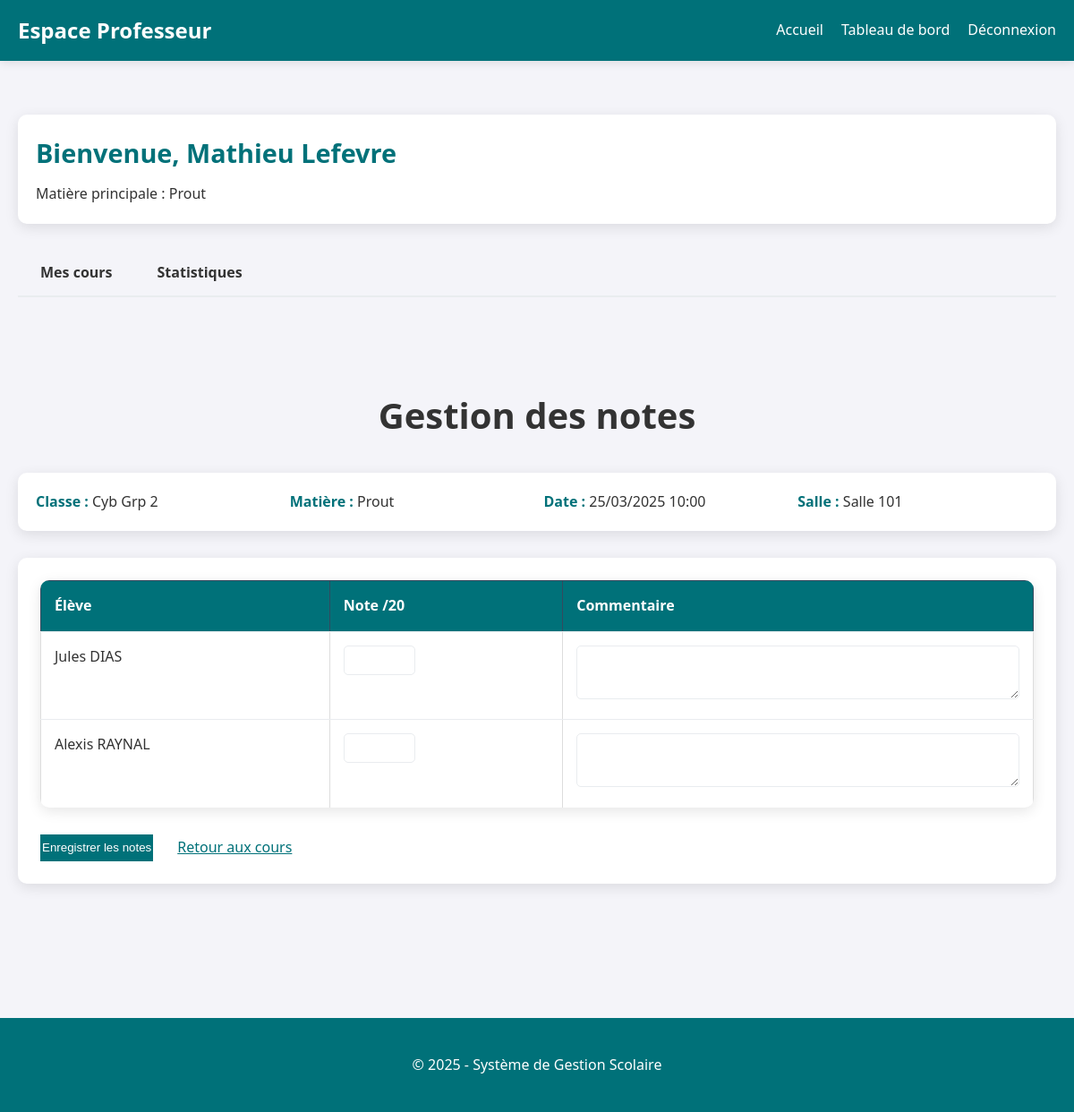
The page /pages/prof.php?view=notes&cours_id=1 (signed in) on the database as committed earlier.
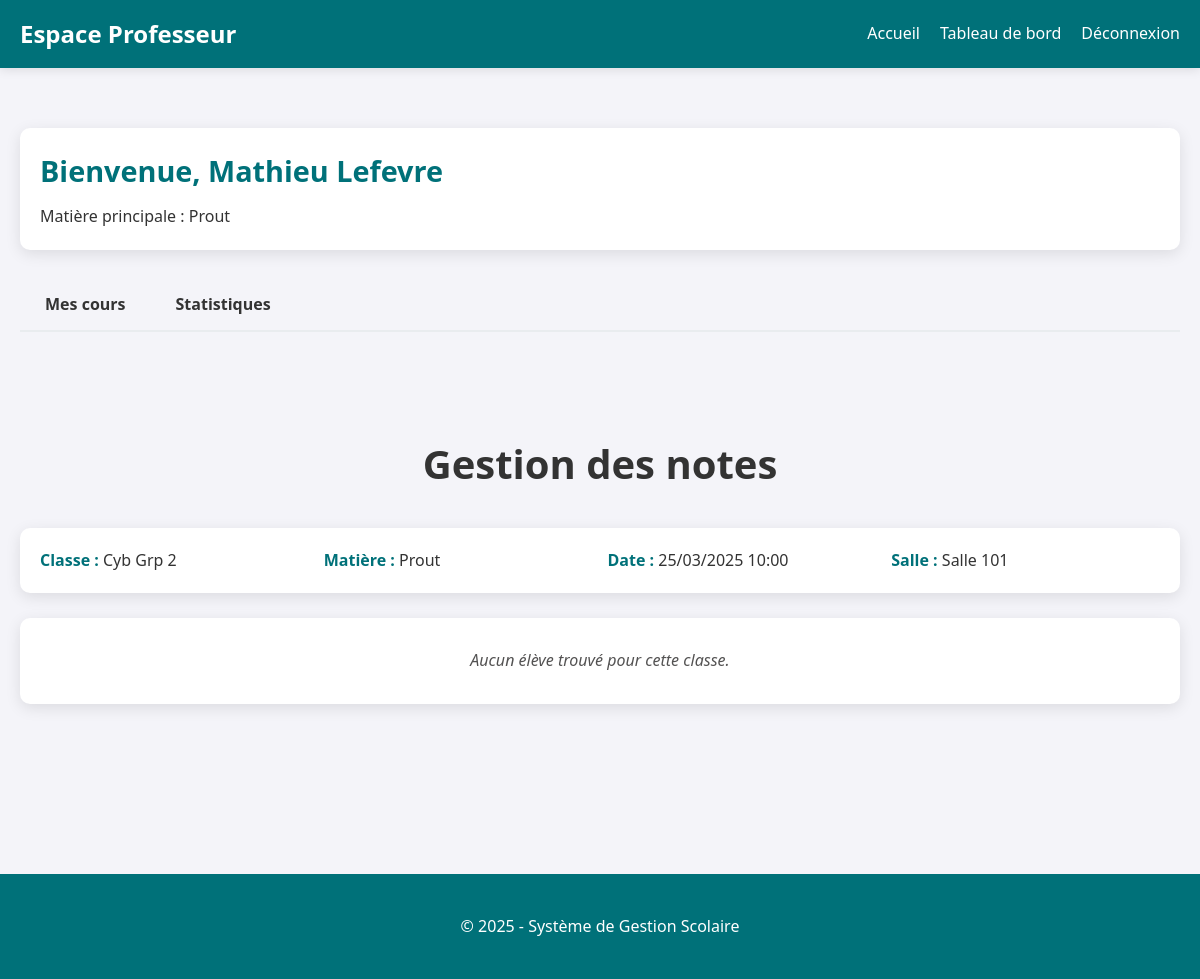
The same page on the database as committed later.
### tables this page shows
CREATE TABLE IF NOT EXISTS profs (
    id INT AUTO_INCREMENT PRIMARY KEY,
    user_id INT NOT NULL UNIQUE,
    nom VARCHAR(50) NOT NULL,
    prenom VARCHAR(50) NOT NULL,
    date_naissance DATE NOT NULL,
    matiere VARCHAR(50) NOT NULL,
    FOREIGN KEY (user_id) REFERENCES users(id) ON DELETE CASCADE
);

CREATE TABLE IF NOT EXISTS cours (
    id INT AUTO_INCREMENT PRIMARY KEY,
    prof_id INT NOT NULL,
    classe VARCHAR(50) NOT NULL,
    matiere VARCHAR(50) NOT NULL,
    horaire DATETIME NOT NULL,
    salle VARCHAR(50) NOT NULL,
    FOREIGN KEY (prof_id) REFERENCES profs(id) ON DELETE CASCADE
);

CREATE TABLE IF NOT EXISTS eleves (
    id INT AUTO_INCREMENT PRIMARY KEY,
    user_id INT NOT NULL UNIQUE,
    nom VARCHAR(50) NOT NULL,
    prenom VARCHAR(50) NOT NULL,
    date_naissance DATE NOT NULL,
    classe VARCHAR(50) NOT NULL,
    FOREIGN KEY (user_id) REFERENCES users(id) ON DELETE CASCADE
);

### pages/prof.php (the view, shortened to what this page needs)
<?php
require_once '../config/db.php';
$userId = $_SESSION['user_id'];
$stmt = $pdo->prepare("SELECT * FROM profs WHERE user_id = ?");
$stmt->execute([$userId]);
$prof = $stmt->fetch(PDO::FETCH_ASSOC);
$view = isset($_GET['view']) ? $_GET['view'] : 'cours';
$coursId = isset($_GET['cours_id']) ? intval($_GET['cours_id']) : 0;
if ($view === 'notes' && $coursId > 0) {
    $stmt = $pdo->prepare("SELECT * FROM cours WHERE id = ? AND prof_id = ?");
    $stmt->execute([$coursId, $prof['id']]);
    $currentCours = $stmt->fetch(PDO::FETCH_ASSOC);
    if ($currentCours) {
        $stmt = $pdo->prepare("SELECT e.* FROM eleves e WHERE e.classe = ?");
        $stmt->execute([$currentCours['classe']]);
        $eleves = $stmt->fetchAll(PDO::FETCH_ASSOC);
        $notesMap = [];
    } else {
        $message = "Vous n'êtes pas autorisé à accéder à ce cours.";
        $messageType = "error";
        header("Location: prof.php?view=cours&message=$message&type=$messageType");
        exit;
    }
}
$coursQuery = "SELECT * FROM cours WHERE prof_id = ?";
$params = [$prof['id']];
$coursQuery .= " ORDER BY horaire";
$stmt = $pdo->prepare($coursQuery);
$stmt->execute($params);
$cours = $stmt->fetchAll(PDO::FETCH_ASSOC);
?>
<!DOCTYPE html>
<html lang="fr">
<head>
    <link rel="stylesheet" href="../css/style.css">
</head>
<body>
    <header>
        <h1>Espace Professeur</h1>
        <nav>
            <ul>
                <li><a href="index.php">Accueil</a></li>
                <li><a href="prof.php">Tableau de bord</a></li>
                <li><a href="../login/login.php">Déconnexion</a></li>
            </ul>
        </nav>
    </header>
    <main class="container">
        <section class="prof-info">
            <h2>Bienvenue, <?php echo htmlspecialchars($prof['prenom'] . ' ' . $prof['nom']); ?></h2>
            <p>Matière principale : <?php echo htmlspecialchars($prof['matiere']); ?></p>
        </section>
        <div class="tabs">
            <a href="?view=cours" class="tab <?php echo $view === 'cours' ? 'active' : ''; ?>">Mes cours</a>
            <a href="?view=stats" class="tab <?php echo $view === 'stats' ? 'active' : ''; ?>">Statistiques</a>
        </div>
        <?php if ($view === 'confirm_delete' && isset($_GET['cours_id'])): ?>
            <section class="confirmation">
                <h2>Confirmation de suppression</h2>
                <?php
                    $delCoursId = intval($_GET['cours_id']);
                    $stmt = $pdo->prepare("SELECT * FROM cours WHERE id = ?");
                    $stmt->execute([$delCoursId]);
                    $delCours = $stmt->fetch(PDO::FETCH_ASSOC);
                    $stmt = $pdo->prepare("SELECT COUNT(*) FROM notes WHERE cours_id = ?");
                    $stmt->execute([$delCoursId]);
                    $notesCount = $stmt->fetchColumn();
                ?>
                <div class="warning-box">
                    <p><strong>Attention :</strong> Vous êtes sur le point de supprimer le cours suivant :</p>
                    <p>
                        <strong>Classe :</strong> <?php echo htmlspecialchars($delCours['classe']); ?><br>
                        <strong>Matière :</strong> <?php echo htmlspecialchars($delCours['matiere']); ?><br>
                        <strong>Horaire :</strong> <?php echo date('d/m/Y H:i', strtotime($delCours['horaire'])); ?><br>
                        <strong>Salle :</strong> <?php echo htmlspecialchars($delCours['salle']); ?>
                    </p>
                    <?php if ($notesCount > 0): ?>
                        <p class="warning"><strong>Important :</strong> Ce cours contient <?php echo $notesCount; ?> note(s) qui seront également supprimées.</p>
                    <?php endif; ?>
                    <p>Cette action est irréversible. Voulez-vous continuer ?</p>
                    <div class="action-buttons">
                        <a href="?delete_cours=<?php echo $delCoursId; ?>&confirm=yes" class="btn-danger">Confirmer la suppression</a>
                        <a href="?view=cours" class="btn-secondary">Annuler</a>
                    </div>
                </div>
            </section>
        <?php elseif ($view === 'notes' && isset($currentCours)): ?>
            <section class="notes-section">
                <h2>Gestion des notes</h2>
                <div class="cours-details">
                    <p><strong>Classe :</strong> <?php echo htmlspecialchars($currentCours['classe']); ?></p>
                    <p><strong>Matière :</strong> <?php echo htmlspecialchars($currentCours['matiere']); ?></p>
                    <p><strong>Date :</strong> <?php echo date('d/m/Y H:i', strtotime($currentCours['horaire'])); ?></p>
                    <p><strong>Salle :</strong> <?php echo htmlspecialchars($currentCours['salle']); ?></p>
                </div>
                <?php if (empty($eleves)): ?>
                    <p class="no-data">Aucun élève trouvé pour cette classe.</p>
                <?php else: ?>
                    <form method="post" action="?view=notes&cours_id=<?php echo $coursId; ?>">
                        <table class="table-notes">
                            <thead>
                                <tr>
                                    <th>Élève</th>
                                    <th>Note /20</th>
                                    <th>Commentaire</th>
                                </tr>
                            </thead>
                            <tbody>
                                <?php foreach ($eleves as $eleve): ?>
                                    <tr>
                                        <td><?php echo htmlspecialchars($eleve['prenom'] . ' ' . $eleve['nom']); ?></td>
                                        <td>
                                            <input type="number" step="0.25" min="0" max="20"
                                                   name="notes[<?php echo $eleve['id']; ?>][note]"
                                                   value="<?php echo isset($notesMap[$eleve['id']]) ? htmlspecialchars($notesMap[$eleve['id']]['note']) : ''; ?>"
                                                   class="note-input">
                                        </td>
                                        <td>
                                            <textarea name="notes[<?php echo $eleve['id']; ?>][commentaire]"
                                                      class="commentaire-input"><?php echo isset($notesMap[$eleve['id']]) ? htmlspecialchars($notesMap[$eleve['id']]['commentaire']) : ''; ?></textarea>
                                        </td>
                                    </tr>
                                <?php endforeach; ?>
                            </tbody>
                        </table>
                        <div class="form-actions">
                            <button type="submit" name="save_notes" class="btn-primary">Enregistrer les notes</button>
                            <a href="?view=cours" class="btn-secondary">Retour aux cours</a>
                        </div>
                    </form>
                <?php endif; ?>
            </section>
        <?php endif; ?>
    </main>
    <footer>
        <p>&copy; <?php echo date('Y'); ?> - Système de Gestion Scolaire</p>
    </footer>
</body>
</html>

Rows that differ between the two databases and show on the page:
removed eleves: prenom+nom "Jules DIAS"
removed eleves: prenom+nom "Alexis RAYNAL"
Other text that changed with them:
text no longer shown: "Élève Note /20 Commentaire Enregistrer les notes Retour aux cours"
text now shown: "Aucun élève trouvé pour cette classe."
